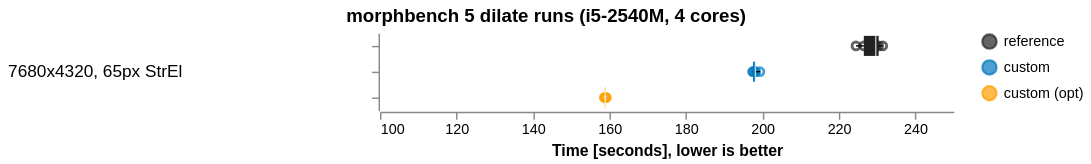

Write a Vega-Lite specification for this figure.
### Vega-Lite specification from a JSON file in a GitHub repository (floating-point values rounded to 4 significant figures)
{"$schema": "https://vega.github.io/schema/vega-lite/v4.json", "title": {"text": "morphbench 5 dilate runs (i5-2540M, 4 cores)", "anchor": "middle"}, "data": {"values": [{"set": "7680x4320, 65px StrEl", "var": "reference", "pos": 1, "times": [226522, 224460, 231468, 229640, 230397]}, {"set": "7680x4320, 65px StrEl", "var": "custom", "pos": 2, "times": [198191, 198171, 199375, 197437, 197535]}, {"set": "7680x4320, 65px StrEl", "var": "custom (opt)", "pos": 3, "times": [159104, 158910, 159189, 158736, 158671]}]}, "transform": [{"flatten": ["times"]}, {"calculate": "datum.times/1000", "as": "times"}], "facet": {"row": {"field": "set", "type": "nominal", "spacing": 10, "header": {"title": "", "labelAngle": 0, "labelFontSize": 12}}}, "spec": {"encoding": {"x": {"field": "times", "type": "quantitative", "axis": {"title": "Time [seconds], lower is better", "grid": false}, "scale": {"domain": [100, 250]}}, "y": {"field": "var", "type": "nominal", "axis": {"title": "", "labels": false}, "sort": "pos"}, "color": {"field": "var", "type": "nominal", "scale": {"range": ["#222222", "#0277bd", "#ffa000"]}, "legend": {"title": ""}, "sort": "pos"}}, "layer": [{"mark": "point"}, {"width": 400, "height": {"step": 18}, "mark": {"type": "boxplot", "extent": "min-max"}}]}, "config": {"view": {"stroke": "transparent"}, "axis": {"domainWidth": 1}}}
